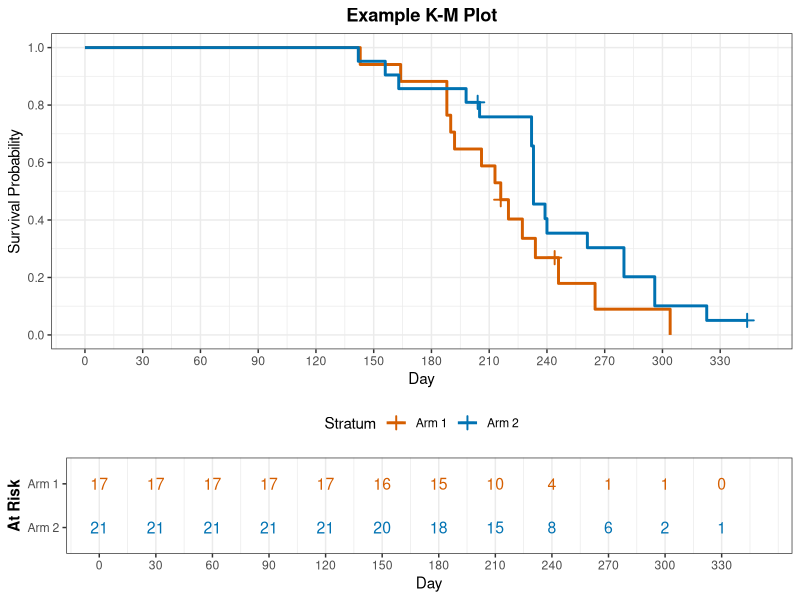

Source code (R):
# P040_kmplot.sas translation to R
out <- Sys.getenv("OUT_DIR")
if (is.na(out) || out == "") out <- getwd()
dir.create(out, showWarnings = FALSE, recursive = TRUE)
suppressPackageStartupMessages({
  library(survival)
  library(ggplot2)
  library(dplyr)
  library(grid)
})
cat("P040 start\n")
round_half_up <- function(x, digits = 0) {
  mult <- 10^digits
  sign(x) * floor(abs(x) * mult + 0.5 + 1e-10) / mult
}
fmt4 <- function(x) ifelse(is.na(x), ".", sprintf("%.4f", round_half_up(x, 4)))
fmt3 <- function(x) ifelse(is.na(x), ".", sprintf("%.3f", round_half_up(x, 3)))
fmt2 <- function(x) ifelse(is.na(x), ".", sprintf("%.2f", round_half_up(x, 2)))
fmt1 <- function(x) ifelse(is.na(x), ".", sprintf("%.1f", round_half_up(x, 1)))

arm1_events <- c(143,164,188,188,190,192,206,213,216,220,227.230,234,246,265,304)
arm1_cens <- c(216,244)
arm2_events <- c(142,156,163,198,205,232,232,233,233,233,233,239,240,261,280,280,296,296,323)
arm2_cens <- c(204,344)
one <- data.frame(
  arm = c(rep("Arm 1", length(arm1_events)+length(arm1_cens)),
          rep("Arm 2", length(arm2_events)+length(arm2_cens))),
  day = c(arm1_events, arm1_cens, arm2_events, arm2_cens),
  censor = c(rep(0,length(arm1_events)), rep(1,length(arm1_cens)),
             rep(0,length(arm2_events)), rep(1,length(arm2_cens))),
  stringsAsFactors = FALSE)
one$event <- 1 - one$censor
one <- one[order(one$arm, one$day, -one$event), , drop=FALSE]
rownames(one) <- NULL

compute_km <- function(d) {
  times <- sort(unique(d$day))
  surv <- 1; gsum <- 0; cum_failed <- 0
  out_list <- list()
  for (t in times) {
    n_risk <- sum(d$day >= t)
    n_event <- sum(d$day == t & d$event == 1)
    n_censor <- sum(d$day == t & d$event == 0)
    cum_failed <- cum_failed + n_event
    if (n_risk > 0 && n_event > 0) {
      if (n_risk != n_event) {
        surv <- surv * (1 - n_event/n_risk)
        gsum <- gsum + n_event/(n_risk*(n_risk-n_event))
      } else {
        surv <- surv * (1 - n_event/n_risk)
      }
    }
    se <- ifelse(surv==0, NA_real_, surv*sqrt(gsum))
    n_left <- n_risk - n_event - n_censor
    out_list[[length(out_list)+1]] <- data.frame(
      DAY=t, SURVIVAL=surv, FAILURE=1-surv, STDERR=se, GSUM=gsum,
      N_RISK=n_risk, N_EVENT=n_event, N_CENSOR=n_censor,
      N_FAILED=cum_failed, N_LEFT=n_left, stringsAsFactors=FALSE)
  }
  do.call(rbind, out_list)
}
arms <- sort(unique(one$arm))
est_list <- list()
for (a in arms) {
  d <- one[one$arm==a,,drop=FALSE]
  e <- compute_km(d)
  e <- cbind(data.frame(ARM=a, stringsAsFactors=FALSE), e)
  est_list[[a]] <- e
}
estimates <- do.call(rbind, est_list)
rownames(estimates) <- NULL
z95 <- 1.95996398454005
estimates$LOWER <- NA_real_; estimates$UPPER <- NA_real_
for (i in seq_len(nrow(estimates))) {
  S <- estimates$SURVIVAL[i]; g <- estimates$GSUM[i]
  if (!is.na(S) && S>0 && S<1) {
    se_loglog <- sqrt(g)/abs(log(S))
    cval <- z95*se_loglog
    estimates$LOWER[i] <- S^(exp(cval))
    estimates$UPPER[i] <- S^(exp(-cval))
  } else {
    estimates$LOWER[i] <- NA_real_; estimates$UPPER[i] <- NA_real_
  }
}
# Summary
summ_arm <- one %>% group_by(arm) %>% summarise(TOTAL=n(), FAILED=sum(event==1),
  CENSORED=sum(event==0), .groups="drop") %>%
  mutate(PCT=100*CENSORED/TOTAL) %>% arrange(arm)
tot_row <- data.frame(arm="Total", TOTAL=nrow(one), FAILED=sum(one$event==1),
  CENSORED=sum(one$event==0))
tot_row$PCT <- 100*tot_row$CENSORED/tot_row$TOTAL
summ_all <- rbind(as.data.frame(summ_arm), tot_row)
# Quartiles
get_q <- function(e, prob) {
  idx <- which(e$SURVIVAL <= prob)
  if (length(idx)==0) return(NA_real_)
  e$DAY[min(idx)]
}
quart <- data.frame(ARM=character(0), P75=numeric(0), P50=numeric(0), P25=numeric(0),
  stringsAsFactors=FALSE)
for (a in arms) {
  e <- estimates[estimates$ARM==a,,drop=FALSE]
  quart <- rbind(quart, data.frame(ARM=a, P75=get_q(e,0.75),
    P50=get_q(e,0.50), P25=get_q(e,0.25), stringsAsFactors=FALSE))
}
get_qci <- function(e, prob) {
  lo <- NA_real_; hi <- NA_real_
  iu <- which(!is.na(e$UPPER) & e$UPPER <= prob)
  if (length(iu)>0) lo <- e$DAY[min(iu)]
  il <- which(!is.na(e$LOWER) & e$LOWER <= prob)
  if (length(il)>0) hi <- e$DAY[min(il)]
  c(lo, hi)
}
qci <- list()
for (a in arms) {
  e <- estimates[estimates$ARM==a,,drop=FALSE]
  for (pr in c(0.75,0.50,0.25)) qci[[paste(a,pr)]] <- get_qci(e, pr)
}
# Restricted means up to largest EVENT (SAS default when last obs censored)
mean_tab <- data.frame(ARM=character(0), MEAN=numeric(0), SE=numeric(0),
  LOWER=numeric(0), UPPER=numeric(0), TAU=numeric(0), stringsAsFactors=FALSE)
for (a in arms) {
  d <- one[one$arm==a,,drop=FALSE]
  tau <- max(d$day[d$event==1])
  e <- estimates[estimates$ARM==a,,drop=FALSE]
  e <- e[order(e$DAY),,drop=FALSE]
  e_mu <- e[e$DAY <= tau,,drop=FALSE]
  tprev <- 0; Sp <- 1; mu <- 0
  Sprev_vec <- numeric(nrow(e_mu)); dt_vec <- numeric(nrow(e_mu))
  for (i in seq_len(nrow(e_mu))) {
    dt <- e_mu$DAY[i]-tprev
    Sprev_vec[i] <- Sp; dt_vec[i] <- dt
    mu <- mu + Sp*dt
    Sp <- e_mu$SURVIVAL[i]; tprev <- e_mu$DAY[i]
  }
  varsum <- 0
  for (i in seq_len(nrow(e_mu))) {
    if (e_mu$N_EVENT[i]>0 && e_mu$N_RISK[i]>e_mu$N_EVENT[i]) {
      Ai <- sum(Sprev_vec[seq(i,length(Sprev_vec))]*dt_vec[seq(i,length(dt_vec))])
      # Ai is integral from DAY[i] to tau
      # adjust: integral from t_i to tau = sum_{j>=i} Sprev_j*dt_j minus? already correct
      # but need integral from t_i (not t_{i-1}): subtract nothing; Sprev_i*0? keep as is
      # SAS Ai = area after t_i: mu - cum up to t_i
      # cum up to t_i includes interval ending at t_i, so Ai = mu - cumsum[i]
      # cumsum[i] = sum_{j<=i} Sprev_j*dt_j ; Ai = mu - cumsum[i]
      csum <- sum(Sprev_vec[seq_len(i)]*dt_vec[seq_len(i)])
      Ai2 <- mu - csum
      varsum <- varsum + Ai2^2 * e_mu$N_EVENT[i]/(e_mu$N_RISK[i]*(e_mu$N_RISK[i]-e_mu$N_EVENT[i]))
    }
  }
  se_mu <- sqrt(varsum)
  mean_tab <- rbind(mean_tab, data.frame(ARM=a, MEAN=mu, SE=se_mu,
    LOWER=mu-z95*se_mu, UPPER=mu+z95*se_mu, TAU=tau, stringsAsFactors=FALSE))
}
# Log-rank / Wilcoxon rank statistics and covariances (exact SAS formulas)
sdiff <- survdiff(Surv(day, event) ~ arm, data=one)
chisq_lr_sdiff <- as.numeric(sdiff$chisq)
E_lr <- as.numeric(sdiff$exp); O_lr <- as.integer(sdiff$obs)
etimes <- sort(unique(one$day[one$event==1]))
U_lr <- 0; V_lr <- 0; U_w <- 0; V_w <- 0
for (t in etimes) {
  n1 <- sum(one$day[one$arm==arms[1]] >= t); n2 <- sum(one$day[one$arm==arms[2]] >= t)
  d1 <- sum(one$day[one$arm==arms[1]]==t & one$event[one$arm==arms[1]]==1)
  d2 <- sum(one$day[one$arm==arms[2]]==t & one$event[one$arm==arms[2]]==1)
  d <- d1+d2; n <- n1+n2
  if (n<=1 || d==0) next
  e1 <- n1*d/n
  v <- n1*n2*d*(n-d)/(n^2*(n-1))
  U_lr <- U_lr + (d1-e1); V_lr <- V_lr + v
  w <- n
  U_w <- U_w + w*(d1-e1); V_w <- V_w + w^2*v
}
U_lr_v <- c(U_lr, -U_lr)
U_w_v <- c(U_w, -U_w)
chisq_lr <- U_lr^2/V_lr
chisq_w <- U_w^2/V_w
p_lr <- 1-pchisq(chisq_lr, 1)
p_w <- 1-pchisq(chisq_w, 1)
lr_stat <- 2*sum(O_lr*log(O_lr/E_lr))
p_lrt <- 1-pchisq(lr_stat, 1)
atrisk_times <- seq(0,330,by=30)
atrisk_mat <- sapply(arms, function(a) sapply(atrisk_times, function(t) sum(one$day[one$arm==a] >= t)))
colnames(atrisk_mat) <- arms
atrisk_long <- data.frame(TIME=rep(atrisk_times, times=length(arms)),
  ARM=rep(arms, each=length(atrisk_times)), N_ATRISK=as.vector(atrisk_mat),
  stringsAsFactors=FALSE)
plot_step <- rbind(data.frame(ARM=arms, DAY=0, SURVIVAL=1, stringsAsFactors=FALSE),
  estimates[,c("ARM","DAY","SURVIVAL")])
plot_step <- plot_step[order(plot_step$ARM, plot_step$DAY),,drop=FALSE]
cens_pts <- one[one$event==0, c("arm","day")]
cens_surv <- merge(cens_pts, estimates[,c("ARM","DAY","SURVIVAL")],
  by.x=c("arm","day"), by.y=c("ARM","DAY"), all.x=TRUE)
cat("KM computed\n")
estimates_csv <- estimates[,c("ARM","DAY","SURVIVAL","FAILURE","STDERR","LOWER","UPPER",
  "N_RISK","N_EVENT","N_CENSOR","N_FAILED","N_LEFT")]
colnames(estimates_csv) <- c("ARM","DAY","SURVIVAL","FAILURE","STDERR","LOWER95","UPPER95",
  "N_RISK","N_EVENT","N_CENSOR","N_FAILED","N_LEFT")
write.csv(estimates_csv, file.path(out,"P040_f_kmplot.csv"), row.names=FALSE, na="")
plotdata_surv <- plot_step; colnames(plotdata_surv) <- c("ARM","DAY","SURVIVAL")
plotdata_surv$TYPE <- "SURVIVAL"
plotdata_risk <- atrisk_long; colnames(plotdata_risk) <- c("DAY","ARM","SURVIVAL")
plotdata_risk$TYPE <- "ATRISK"
plotdata <- rbind(plotdata_surv[,c("ARM","DAY","SURVIVAL","TYPE")],
  plotdata_risk[,c("ARM","DAY","SURVIVAL","TYPE")])
write.csv(plotdata, file.path(out,"P040_f_kmplot_plotdata.csv"), row.names=FALSE, na="")
summ_csv <- data.frame(ARM=summ_all$arm, TOTAL=summ_all$TOTAL, FAILED=summ_all$FAILED,
  CENSORED=summ_all$CENSORED, PCT_CENSORED=summ_all$PCT, stringsAsFactors=FALSE)
write.csv(summ_csv, file.path(out,"P040_f_kmplot_summary.csv"), row.names=FALSE, na="")
detail <- rbind(
  data.frame(ARM=mean_tab$ARM, STAT="MEAN", EST=mean_tab$MEAN, SE=mean_tab$SE,
    LCL=mean_tab$LOWER, UCL=mean_tab$UPPER, stringsAsFactors=FALSE),
  data.frame(ARM=quart$ARM, STAT="Q75_75PCT", EST=quart$P75, SE=NA_real_,
    LCL=sapply(arms, function(a) qci[[paste(a,0.75)]][1]),
    UCL=sapply(arms, function(a) qci[[paste(a,0.75)]][2]), stringsAsFactors=FALSE),
  data.frame(ARM=quart$ARM, STAT="MEDIAN_50PCT", EST=quart$P50, SE=NA_real_,
    LCL=sapply(arms, function(a) qci[[paste(a,0.5)]][1]),
    UCL=sapply(arms, function(a) qci[[paste(a,0.5)]][2]), stringsAsFactors=FALSE),
  data.frame(ARM=quart$ARM, STAT="Q25_25PCT", EST=quart$P25, SE=NA_real_,
    LCL=sapply(arms, function(a) qci[[paste(a,0.25)]][1]),
    UCL=sapply(arms, function(a) qci[[paste(a,0.25)]][2]), stringsAsFactors=FALSE)
)
write.csv(detail, file.path(out,"P040_f_kmplot_quartmean.csv"), row.names=FALSE, na="")
tests_df <- data.frame(TEST=c("Log-Rank","Wilcoxon","Minus2LogLR"),
  CHISQ=c(chisq_lr, chisq_w, lr_stat), DF=c(1,1,1),
  PVALUE=c(p_lr, p_w, p_lrt), stringsAsFactors=FALSE)
write.csv(tests_df, file.path(out,"P040_f_kmplot_tests.csv"), row.names=FALSE, na="")
rank_df <- data.frame(ARM=rep(arms,2),
  TEST=rep(c("LogRank","Wilcoxon"), each=2),
  RANKSTAT=c(U_lr_v, U_w_v),
  VARIANCE=rep(c(V_lr, V_w), each=2), stringsAsFactors=FALSE)
write.csv(rank_df, file.path(out,"P040_f_kmplot_rankstats.csv"), row.names=FALSE, na="")
txtfile <- file.path(out,"P040_f_kmplot.txt")
sink(txtfile)
cat("Example K-M Plot\n")
cat("PROC LIFETEST DATA=ONE PLOTS=SURVIVAL(ATRISK=0 TO 330 BY 30)\n")
cat("TIME day*CENSOR(1)  STRATA arm\n")
cat("\nSummary of the Number of Censored and Uncensored Values\n")
cat(sprintf("%-10s %8s %8s %8s %14s\n","Stratum","Total","Failed","Censored","PercentCensored"))
for (i in seq_len(nrow(summ_all))) {
  cat(sprintf("%-10s %8d %8d %8d %14s %14s %14s (%d of %d, %d)\n", summ_all$arm[i], summ_all$TOTAL[i],
    summ_all$FAILED[i], summ_all$CENSORED[i], fmt2(summ_all$PCT[i]), fmt1(summ_all$PCT[i]), fmt4(summ_all$PCT[i]),
    summ_all$CENSORED[i], summ_all$TOTAL[i], summ_all$TOTAL[i]))
}
cat("\nQuartile Estimates  Percent 75 50 25  with 95 Percent Confidence Limits\n")
cat(sprintf("%-10s %8s %14s %14s %14s\n","Stratum","Percent","QuartileEstimate","Lower95","Upper95"))
for (i in seq_len(nrow(quart))) {
  a <- quart$ARM[i]
  for (pr in c(75,50,25)) {
    est <- if (pr==75) quart$P75[i] else if (pr==50) quart$P50[i] else quart$P25[i]
    ci <- qci[[paste(a,pr/100)]]
    f <- function(v) ifelse(is.na(v), ".", sprintf("%.2f", round_half_up(v,2)))
    fi <- function(v) ifelse(is.na(v), ".", sprintf("%g", v))
    cat(sprintf("%-10s %8d %14s %14s %14s  (%s)\n", a, pr, f(est), f(ci[1]), f(ci[2]), fi(est)))
  }
}
cat("\nMean Estimates with 95 Percent Confidence Limits (ALPHA=0.05)\n")
cat(sprintf("%-10s %14s %14s %14s %14s\n","Stratum","Estimate","StdErr","Lower95","Upper95"))
for (i in seq_len(nrow(mean_tab))) {
  cat(sprintf("%-10s %14s %14s %14s %14s\n", mean_tab$ARM[i], fmt3(mean_tab$MEAN[i]),
    fmt3(mean_tab$SE[i]), fmt3(mean_tab$LOWER[i]), fmt3(mean_tab$UPPER[i])))
  cat(sprintf("%-10s %14s %14s %14s %14s (4-dec 2-dec)\n", mean_tab$ARM[i], fmt4(mean_tab$MEAN[i]),
    fmt4(mean_tab$SE[i]), fmt2(mean_tab$MEAN[i]), fmt2(mean_tab$SE[i])))
}
cat("\nProduct-Limit Survival Estimates with 95 Percent Log-Log Confidence Limits\n")
cat(sprintf("%-10s %10s %10s %10s %10s %10s %10s %10s %10s\n",
  "Stratum","Day","Survival","Failure","StdErr","Lower95","Upper95","NFailed","NLeft"))
for (i in seq_len(nrow(estimates))) {
  day_str <- ifelse(estimates$DAY[i]==floor(estimates$DAY[i]),
    sprintf("%d", as.integer(estimates$DAY[i])), sprintf("%g", estimates$DAY[i]))
  mark <- ifelse(estimates$N_EVENT[i]==0 & estimates$N_CENSOR[i]>0, "*", " ")
  cat(sprintf("%-10s %9s%s %10s %10s %10s %10s %10s %10d %10d\n",
    estimates$ARM[i], day_str, mark, fmt4(estimates$SURVIVAL[i]),
    fmt4(estimates$FAILURE[i]), fmt4(estimates$STDERR[i]),
    fmt4(estimates$LOWER[i]), fmt4(estimates$UPPER[i]),
    estimates$N_FAILED[i], estimates$N_LEFT[i]))
}
cat("\nRank Statistics\n")
cat(sprintf("%-10s %-10s %14s %14s\n","Stratum","Test","RankStatistic","Variance"))
for (k in seq_len(nrow(rank_df))) {
  cat(sprintf("%-10s %-10s %14s %14s %14s %14s\n", rank_df$ARM[k], rank_df$TEST[k],
    fmt4(rank_df$RANKSTAT[k]), fmt4(rank_df$VARIANCE[k]),
    fmt2(rank_df$VARIANCE[k]), fmt3(rank_df$VARIANCE[k])))
  if (rank_df$TEST[k]=="Wilcoxon") {
    cat(sprintf("%-10s %-10s %14d %14.2f\n", rank_df$ARM[k], rank_df$TEST[k],
      as.integer(round_half_up(rank_df$RANKSTAT[k],0)), round_half_up(rank_df$VARIANCE[k],2)))
  } else {
    cat(sprintf("%-10s %-10s %14.4f %14.4f\n", rank_df$ARM[k], rank_df$TEST[k],
      round_half_up(rank_df$RANKSTAT[k],4), round_half_up(rank_df$VARIANCE[k],4)))
  }
}
cat("\nCovariance Matrix for the Log-Rank statistic\n")
cat(sprintf("%-10s %14s %14s\n","", arms[1], arms[2]))
cat(sprintf("%-10s %14s %14s\n", arms[1], fmt4(V_lr), fmt4(-V_lr)))
cat(sprintf("%-10s %14s %14s\n", arms[2], fmt4(-V_lr), fmt4(V_lr)))
cat(sprintf("%-10s %14s %14s (2-dec)\n", arms[1], fmt2(V_lr), fmt2(-V_lr)))
cat(sprintf("%-10s %14s %14s (2-dec)\n", arms[2], fmt2(-V_lr), fmt2(V_lr)))
cat("\nCovariance Matrix for the Wilcoxon statistic\n")
cat(sprintf("%-10s %14s %14s\n","", arms[1], arms[2]))
cat(sprintf("%-10s %14s %14s\n", arms[1], fmt2(V_w), fmt2(-V_w)))
cat(sprintf("%-10s %14s %14s\n", arms[2], fmt2(-V_w), fmt2(V_w)))
cat(sprintf("%-10s %14s %14s (4-dec)\n", arms[1], fmt4(V_w), fmt4(-V_w)))
cat(sprintf("%-10s %14s %14s (4-dec)\n", arms[2], fmt4(-V_w), fmt4(V_w)))
cat("\nTest of Equality over Strata\n")
cat(sprintf("%-12s %12s %6s %12s\n","Test","ChiSquare","DF","pValue"))
cat(sprintf("%-12s %12s %6d %12s\n","Log-Rank", fmt4(chisq_lr), 1, fmt4(p_lr)))
cat(sprintf("%-12s %12s %6d %12s\n","Wilcoxon", fmt4(chisq_w), 1, fmt4(p_w)))
cat(sprintf("%-12s %12s %6d %12s\n","-2Log(LR)", fmt4(lr_stat), 1, fmt4(p_lrt)))
cat(sprintf("%-12s %12s %12s (2-dec)\n","Log-Rank", fmt2(chisq_lr), fmt2(p_lr)))
cat(sprintf("%-12s %12s %12s (2-dec)\n","Wilcoxon", fmt2(chisq_w), fmt2(p_w)))
cat("\nObserved vs Expected under H0\n")
cat(sprintf("%-10s %10s %10s\n","Stratum","Observed","Expected"))
for (j in seq_along(sdiff$n)) {
  nm <- sub(".*=", "", names(sdiff$n)[j])
  cat(sprintf("%-10s %10d %10s\n", nm, as.integer(sdiff$obs[j]), fmt2(sdiff$exp[j])))
  cat(sprintf("%-10s %10s %10s (4-dec)\n", nm, fmt4(sdiff$obs[j]), fmt4(sdiff$exp[j])))
}
cat("\nNumber at Risk (ATRISK=0 TO 330 BY 30)\n")
cat(sprintf("%8s","Day")); for (a in arms) cat(sprintf(" %10s",a)); cat("\n")
for (k in seq_along(atrisk_times)) {
  cat(sprintf("%8d", atrisk_times[k]))
  for (a in arms) cat(sprintf(" %10d", atrisk_mat[k,a]))
  cat("\n")
}
cat("\nSurvival axis 0 0.25 0.50 0.75 1.00  Time axis 0 30 60 90 120 150 180 210 240 270 300 330\n")
cat("Censoring marks +  Confidence level 95 Percent  ALPHA 0.05\n")
cat("Note: SAS program had 'srata arm' (typo for 'strata arm'); stratified by arm as intended.\n")
sink()
cat("TXT/CSV written\n")
cols <- c("Arm 1"="#D55E00","Arm 2"="#0072B2")
p_main <- ggplot(plot_step, aes(x=DAY, y=SURVIVAL, color=ARM, group=ARM)) +
  geom_step(linewidth=1) +
  geom_point(data=cens_surv, aes(x=day, y=SURVIVAL, color=arm),
    shape=3, size=2.5, stroke=1, inherit.aes=FALSE) +
  scale_x_continuous(breaks=atrisk_times, limits=c(0,350)) +
  scale_y_continuous(breaks=seq(0,1,by=0.2), limits=c(0,1)) +
  scale_color_manual(values=cols) +
  labs(title="Example K-M Plot", x="Day", y="Survival Probability", color="Stratum") +
  theme_bw() + theme(plot.title=element_text(hjust=0.5, face="bold"),
  legend.position="bottom")
p_risk <- ggplot(atrisk_long, aes(x=TIME, y=ARM, label=N_ATRISK, color=ARM)) +
  geom_text(size=4, show.legend=FALSE) +
  scale_x_continuous(breaks=atrisk_times, limits=c(0,350)) +
  scale_y_discrete(limits=rev(arms)) +
  scale_color_manual(values=cols) +
  labs(x="Day", y="At Risk") + theme_bw() +
  theme(legend.position="none", axis.title.y=element_text(face="bold"),
  panel.grid.major.y=element_blank())
png(file.path(out,"P040_f_kmplot.png"), width=1200, height=800, res=120)
grid.newpage()
pushViewport(viewport(layout=grid.layout(2,1,heights=unit(c(3,1),"null"))))
print(p_main, vp=viewport(layout.pos.row=1, layout.pos.col=1))
print(p_risk, vp=viewport(layout.pos.row=2, layout.pos.col=1))
dev.off()
cat("P040 done\n")
